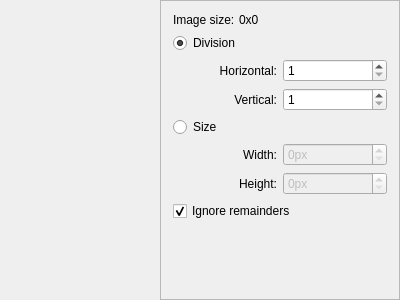
<?xml version="1.0" encoding="UTF-8"?>
<ui version="4.0">
 <class>ImageDivisionGUI</class>
 <widget class="QWidget" name="ImageDivisionGUI">
  <property name="geometry">
   <rect>
    <x>0</x>
    <y>0</y>
    <width>400</width>
    <height>300</height>
   </rect>
  </property>
  <property name="windowTitle">
   <string notr="true">Form</string>
  </property>
  <layout class="QHBoxLayout" name="horizontalLayout">
   <property name="spacing">
    <number>0</number>
   </property>
   <property name="leftMargin">
    <number>0</number>
   </property>
   <property name="topMargin">
    <number>0</number>
   </property>
   <property name="rightMargin">
    <number>0</number>
   </property>
   <property name="bottomMargin">
    <number>0</number>
   </property>
   <item>
    <widget class="ImageViewForImageDivision" name="imageView" native="true"/>
   </item>
   <item>
    <widget class="QFrame" name="uiArea">
     <property name="sizePolicy">
      <sizepolicy hsizetype="Fixed" vsizetype="Preferred">
       <horstretch>0</horstretch>
       <verstretch>0</verstretch>
      </sizepolicy>
     </property>
     <property name="minimumSize">
      <size>
       <width>240</width>
       <height>0</height>
      </size>
     </property>
     <property name="sizeIncrement">
      <size>
       <width>0</width>
       <height>0</height>
      </size>
     </property>
     <property name="frameShape">
      <enum>QFrame::StyledPanel</enum>
     </property>
     <layout class="QVBoxLayout" name="verticalLayout">
      <property name="leftMargin">
       <number>12</number>
      </property>
      <property name="topMargin">
       <number>12</number>
      </property>
      <property name="rightMargin">
       <number>12</number>
      </property>
      <property name="bottomMargin">
       <number>12</number>
      </property>
      <item>
       <layout class="QHBoxLayout" name="horizontalLayout_2">
        <property name="spacing">
         <number>4</number>
        </property>
        <item>
         <widget class="QLabel" name="label_3">
          <property name="sizePolicy">
           <sizepolicy hsizetype="Preferred" vsizetype="Preferred">
            <horstretch>0</horstretch>
            <verstretch>0</verstretch>
           </sizepolicy>
          </property>
          <property name="text">
           <string>Image size:</string>
          </property>
         </widget>
        </item>
        <item>
         <widget class="QLabel" name="sizeLabel">
          <property name="sizePolicy">
           <sizepolicy hsizetype="Expanding" vsizetype="Preferred">
            <horstretch>0</horstretch>
            <verstretch>0</verstretch>
           </sizepolicy>
          </property>
          <property name="text">
           <string notr="true">0x0</string>
          </property>
         </widget>
        </item>
       </layout>
      </item>
      <item>
       <widget class="QRadioButton" name="useDivisionButton">
        <property name="text">
         <string>Division</string>
        </property>
        <property name="checked">
         <bool>true</bool>
        </property>
        <attribute name="buttonGroup">
         <string notr="true">divisionModeButtonGroup</string>
        </attribute>
       </widget>
      </item>
      <item>
       <layout class="QGridLayout" name="gridLayout">
        <item row="0" column="0">
         <widget class="QLabel" name="label">
          <property name="layoutDirection">
           <enum>Qt::LeftToRight</enum>
          </property>
          <property name="text">
           <string>Horizontal:</string>
          </property>
          <property name="alignment">
           <set>Qt::AlignRight|Qt::AlignTrailing|Qt::AlignVCenter</set>
          </property>
         </widget>
        </item>
        <item row="0" column="1">
         <widget class="QSpinBox" name="hDivValue">
          <property name="minimum">
           <number>1</number>
          </property>
         </widget>
        </item>
        <item row="1" column="0">
         <widget class="QLabel" name="label_2">
          <property name="text">
           <string>Vertical:</string>
          </property>
          <property name="alignment">
           <set>Qt::AlignRight|Qt::AlignTrailing|Qt::AlignVCenter</set>
          </property>
         </widget>
        </item>
        <item row="1" column="1">
         <widget class="QSpinBox" name="vDivValue">
          <property name="minimum">
           <number>1</number>
          </property>
         </widget>
        </item>
       </layout>
      </item>
      <item>
       <widget class="QRadioButton" name="useSizeButton">
        <property name="text">
         <string>Size</string>
        </property>
        <attribute name="buttonGroup">
         <string notr="true">divisionModeButtonGroup</string>
        </attribute>
       </widget>
      </item>
      <item>
       <layout class="QGridLayout" name="gridLayout_2">
        <item row="0" column="0">
         <widget class="QLabel" name="label_4">
          <property name="text">
           <string>Width:</string>
          </property>
          <property name="alignment">
           <set>Qt::AlignRight|Qt::AlignTrailing|Qt::AlignVCenter</set>
          </property>
         </widget>
        </item>
        <item row="0" column="1">
         <widget class="QSpinBox" name="widthValue">
          <property name="enabled">
           <bool>false</bool>
          </property>
          <property name="suffix">
           <string notr="true">px</string>
          </property>
         </widget>
        </item>
        <item row="1" column="0">
         <widget class="QLabel" name="label_5">
          <property name="text">
           <string>Height:</string>
          </property>
          <property name="alignment">
           <set>Qt::AlignRight|Qt::AlignTrailing|Qt::AlignVCenter</set>
          </property>
         </widget>
        </item>
        <item row="1" column="1">
         <widget class="QSpinBox" name="heightValue">
          <property name="enabled">
           <bool>false</bool>
          </property>
          <property name="suffix">
           <string notr="true">px</string>
          </property>
         </widget>
        </item>
       </layout>
      </item>
      <item>
       <widget class="QCheckBox" name="ignoreRemainders">
        <property name="text">
         <string>Ignore remainders</string>
        </property>
        <property name="checked">
         <bool>true</bool>
        </property>
       </widget>
      </item>
      <item>
       <spacer name="verticalSpacer">
        <property name="orientation">
         <enum>Qt::Vertical</enum>
        </property>
        <property name="sizeHint" stdset="0">
         <size>
          <width>20</width>
          <height>40</height>
         </size>
        </property>
       </spacer>
      </item>
      <item>
       <widget class="BasicImageViewControl" name="control" native="true"/>
      </item>
     </layout>
    </widget>
   </item>
  </layout>
 </widget>
 <customwidgets>
  <customwidget>
   <class>BasicImageViewControl</class>
   <extends>QWidget</extends>
   <header>gui/image/basic/control.h</header>
   <container>1</container>
  </customwidget>
  <customwidget>
   <class>ImageViewForImageDivision</class>
   <extends>QWidget</extends>
   <header>gui/image/division/image_view_for_image_division.h</header>
   <container>1</container>
  </customwidget>
 </customwidgets>
 <resources/>
 <connections/>
 <buttongroups>
  <buttongroup name="divisionModeButtonGroup"/>
 </buttongroups>
</ui>
